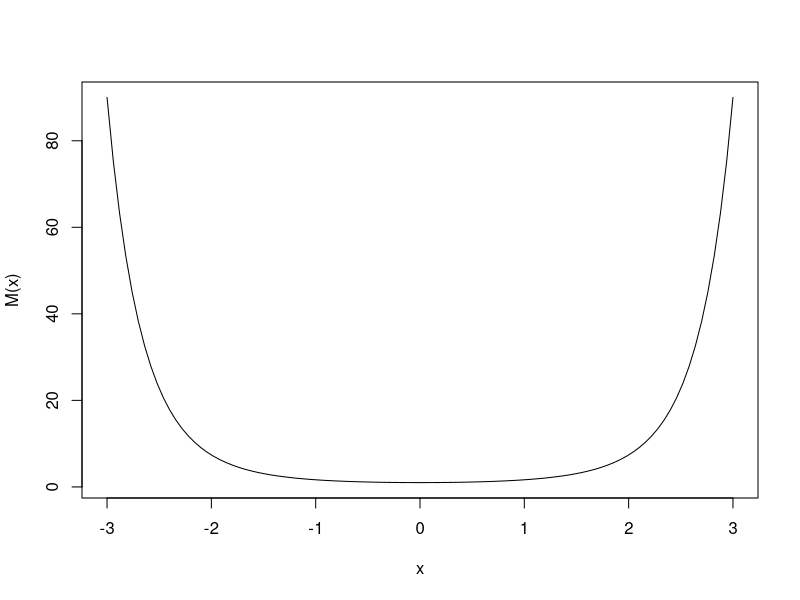

The R source for this figure:
# MGF of N(u, sigma^2)
M <- function(t, mean = 0, sd = 1) {
    exp(mean * t + sd^2 * t^2 / 2.)
}
curve(M, from = -3, to = 3)

# continuous moment using numerical integration
# 2th moments of N(0, 1)
g <- function(x) x^2 * dnorm(x)
integrate(g, lower = -Inf, upper = Inf)

# discrete moment using sum
# 2th moments of pois(7)
g <- function(k) k^2 * dpois(k, 7)
sum(g(0:100))
